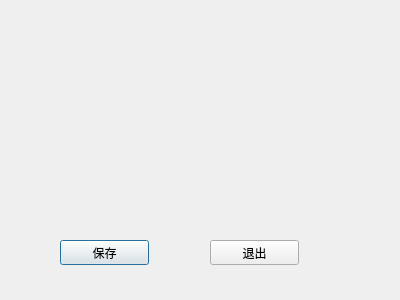
<?xml version="1.0" encoding="UTF-8"?>
<ui version="4.0">
 <class>HQCCSettingDialog</class>
 <widget class="QDialog" name="HQCCSettingDialog">
  <property name="geometry">
   <rect>
    <x>0</x>
    <y>0</y>
    <width>400</width>
    <height>300</height>
   </rect>
  </property>
  <property name="windowTitle">
   <string>Dialog</string>
  </property>
  <widget class="QPushButton" name="btnSave">
   <property name="geometry">
    <rect>
     <x>60</x>
     <y>240</y>
     <width>89</width>
     <height>25</height>
    </rect>
   </property>
   <property name="text">
    <string>保存</string>
   </property>
  </widget>
  <widget class="QPushButton" name="btnCancel">
   <property name="geometry">
    <rect>
     <x>210</x>
     <y>240</y>
     <width>89</width>
     <height>25</height>
    </rect>
   </property>
   <property name="text">
    <string>退出</string>
   </property>
  </widget>
 </widget>
 <resources/>
 <connections/>
</ui>
